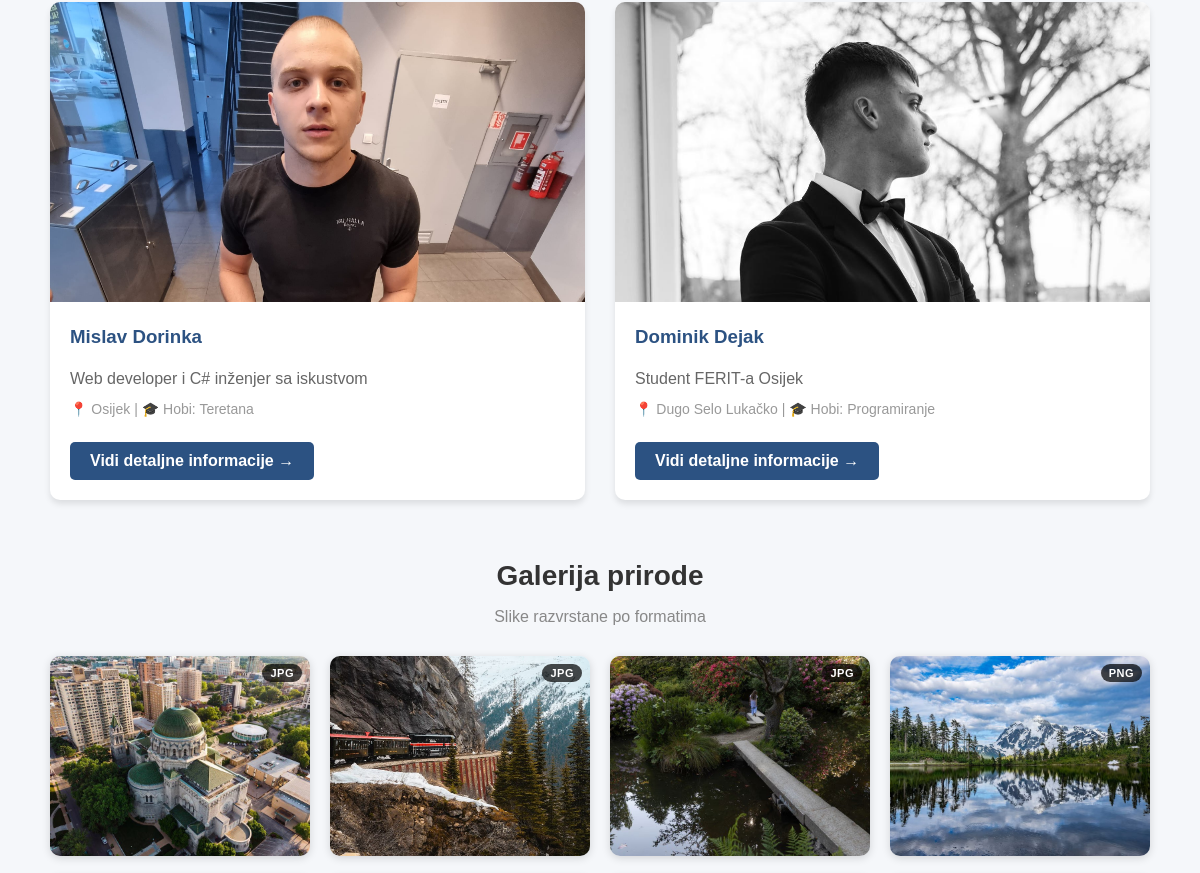
The app's page / (middle part), older data.
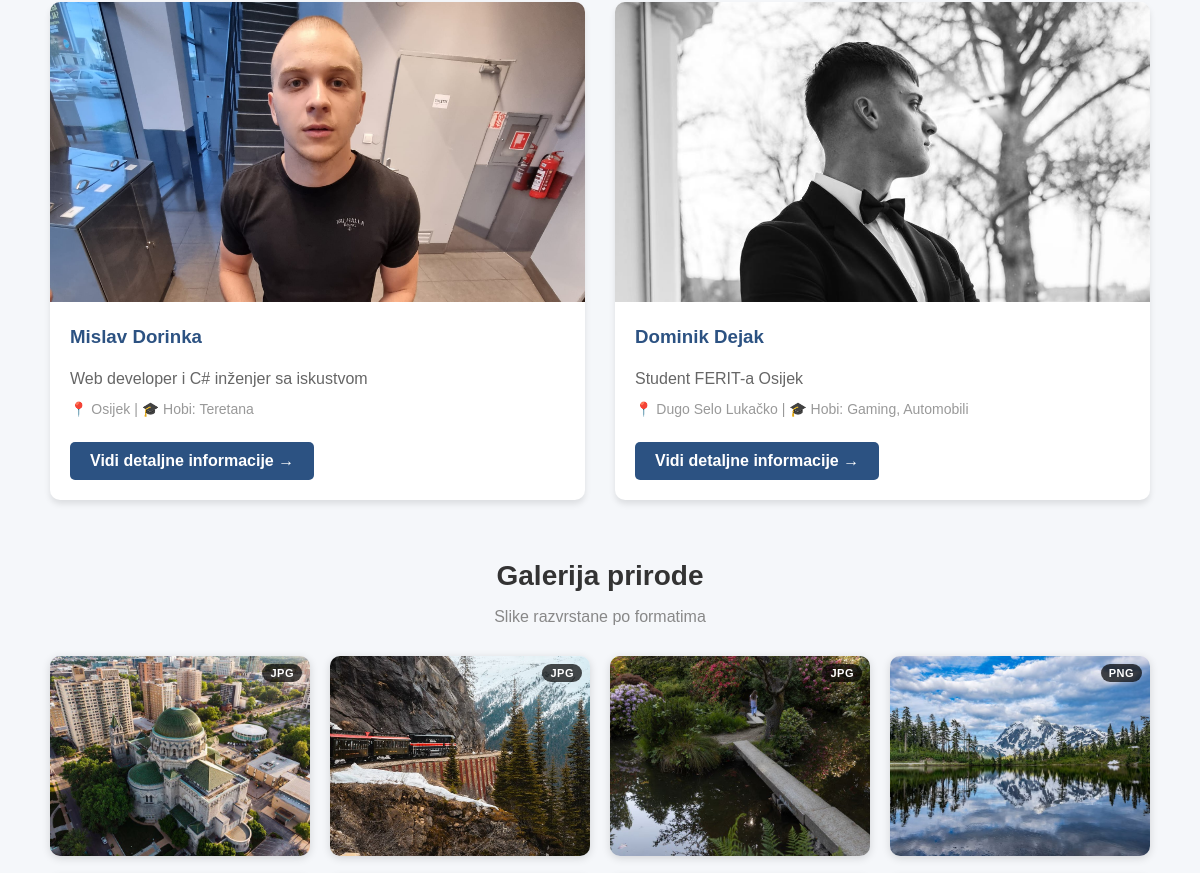
The same page, newer data.
### studenti/models.py (models this page shows, shortened)
class Student(models.Model):
    ime = models.CharField(max_length=200)
    prezime = models.CharField(max_length=200)
    kratko_o = models.CharField(max_length=200, default="", help_text="Kratko o studentu (prikazuje se na početnoj stranici)")
    biografija = models.TextField()
    slika = models.ImageField(upload_to='student_images/')
    zvuk = models.FileField(upload_to='student_media/', blank=True, null=True, help_text="MP3 ili drugi audio format")
    video = models.URLField(blank=True, null=True, help_text="YouTube ili drugi video link")
    datum_rodenja = models.DateField()
    mjesto_rodenja = models.CharField(max_length=200)
    mjesto_stanovanja = models.CharField(max_length=200)
    spol = models.CharField(max_length=10, choices=[('M', 'Muški'), ('Ž', 'Ženski')])
    hobi = models.CharField(max_length=200)
    obrazovanje = models.TextField(blank=True, null=True, help_text="Dodatne napomene o obrazovanju (opcionalno)")
    vještine = models.TextField(help_text="Odvojeno novim linijama")
    vještine_ostale = models.TextField(help_text="Odvojeno novim linijama")
    link_kolega = models.URLField(blank=True, null=True, help_text="Link na drugog studenta")
    ostali_link = models.URLField(blank=True, null=True, help_text="Link na vanjsku web stranicu")
    link_mjesto_rodenja = models.URLField(blank=True, null=True, help_text="Link na Wikipedia ili web stranicu mjesta rođenja")
    naziv_osnovne_skole = models.CharField(max_length=300, blank=True, null=True, help_text="Naziv osnovne škole (prikazuje se kao link)")
    link_osnovna_skola = models.URLField(blank=True, null=True, help_text="Link na web stranicu osnovne škole")
    naziv_skole = models.CharField(max_length=300, blank=True, null=True, help_text="Naziv srednje škole (prikazuje se kao link)")
    link_skola = models.URLField(blank=True, null=True, help_text="Link na web stranicu srednje škole")
    naziv_fakulteta = models.CharField(max_length=300, blank=True, null=True, help_text="Naziv fakulteta (prikazuje se kao link)")
    link_fakultet = models.URLField(blank=True, null=True, help_text="Link na web stranicu fakulteta")
    class Meta:
        verbose_name_plural = "Studenti"

### studenti/views.py (the view)
# urls.py: path('', views.index, name='index'),
def index(request):
    studenti = Student.objects.all()
    slike_ferit = [
        ('images/bmp.bmp', 'BMP'),
        ('images/gif.gif', 'GIF'),
        ('images/jpg.jpg', 'JPG'),
        ('images/png.png', 'PNG'),
    ]
    slike_priroda = [
        ('images/priroda/p1.jpg',  'JPG'),
        ('images/priroda/p2.jpg',  'JPG'),
        ('images/priroda/p3.jpg',  'JPG'),
        ('images/priroda/p4.png',  'PNG'),
        ('images/priroda/p5.png',  'PNG'),
        ('images/priroda/p6.png',  'PNG'),
        ('images/priroda/p7.gif',  'GIF'),
        ('images/priroda/p8.gif',  'GIF'),
        ('images/priroda/p12.gif', 'GIF'),
        ('images/priroda/p9.bmp',  'BMP'),
        ('images/priroda/p10.webp','WEBP'),
        ('images/priroda/p11.webp','WEBP'),
    ]
    context = {
        'studenti': studenti,
        'slike_ferit': slike_ferit,
        'slike_priroda': slike_priroda,
    }
    return render(request, 'studenti/index.html', context)

### studenti/context_processors.py (called while the page is built)
def studenti_lista(request):
    return {'studenti': Student.objects.all()}

### studenti/templates/studenti/index.html (shortened to what this page needs)
{% extends "studenti/base.html" %}
{% load static %}
{% block content %}
<div style="padding: 20px 10px; background: #f5f7fa;">
    <div style="max-width: 1200px; margin: 0 auto;">
        <div style="display: grid; grid-template-columns: repeat(auto-fit, minmax(300px, 1fr)); gap: 30px; margin-bottom: 60px;">
            {% for student in studenti %}
            <div style="background: white; border-radius: 10px; box-shadow: 0 4px 6px rgba(0,0,0,0.1); overflow: hidden; transition: transform 0.3s; cursor: pointer;" onmouseover="this.style.transform='translateY(-5px)'" onmouseout="this.style.transform='translateY(0)'">
                <a href="{% url 'studenti:detail' student.id %}" style="text-decoration: none;">
                    <img src="{{ student.slika.url }}" alt="{{ student.ime }} {{ student.prezime }}" style="width: 100%; height: 300px; object-fit: cover; object-position: top;;">
                </a>
                <div style="padding: 20px;">
                    <h3 style="margin-top: 0; color: #2c5282;">
                        <a href="{% url 'studenti:detail' student.id %}" style="text-decoration: none; color: #2c5282;">
                            {{ student.ime }} {{ student.prezime }}
                        </a>
                    </h3>
                    <p style="color: #666; margin: 10px 0; line-height: 1.5;">
                        {{ student.kratko_o }}
                    </p>
                    <p style="color: #999; font-size: 14px; margin: 10px 0;">
                        📍 {{ student.mjesto_stanovanja }} | 🎓 Hobi: {{ student.hobi }}
                    </p>
                    <a href="{% url 'studenti:detail' student.id %}" style="display: inline-block; background: #2c5282; color: white; padding: 10px 20px; border-radius: 5px; text-decoration: none; margin-top: 15px; font-weight: bold; transition: background 0.3s;">
                        Vidi detaljne informacije →
                    </a>
                </div>
            </div>
            {% endfor %}
        </div>
        <h2 style="text-align: center; margin: 60px 0 10px 0; font-size: 28px; color: #333;">Galerija prirode</h2>
        <p style="text-align: center; color: #888; margin-bottom: 30px;">Slike razvrstane po formatima</p>
        <div style="display: grid; grid-template-columns: repeat(auto-fill, minmax(220px, 1fr)); gap: 20px; max-width: 1100px; margin: 0 auto 60px auto;">
            {% for slika, format in slike_priroda %}
                <div style="position: relative; cursor: pointer; border-radius: 10px; overflow: hidden; box-shadow: 0 2px 8px rgba(0,0,0,0.15); transition: transform 0.2s;"
                     onmouseover="this.style.transform='scale(1.03)'" onmouseout="this.style.transform='scale(1)'"
                     onclick="document.getElementById('lbp-{{ forloop.counter }}').showModal()">
                    <img src="{% static slika %}" style="width: 100%; height: 200px; object-fit: cover; display: block;">
                    <span style="position: absolute; top: 8px; right: 8px; background: rgba(0,0,0,0.7); color: white; font-size: 11px; font-weight: bold; padding: 3px 8px; border-radius: 12px; letter-spacing: 0.5px;">{{ format }}</span>
                </div>
            {% endfor %}
        </div>
    </div>
</div>
{% endblock %}

Row changes from the older to the newer data that the page shows:
changed Student "Dominik": hobi "Programiranje" → "Gaming, Automobili"
